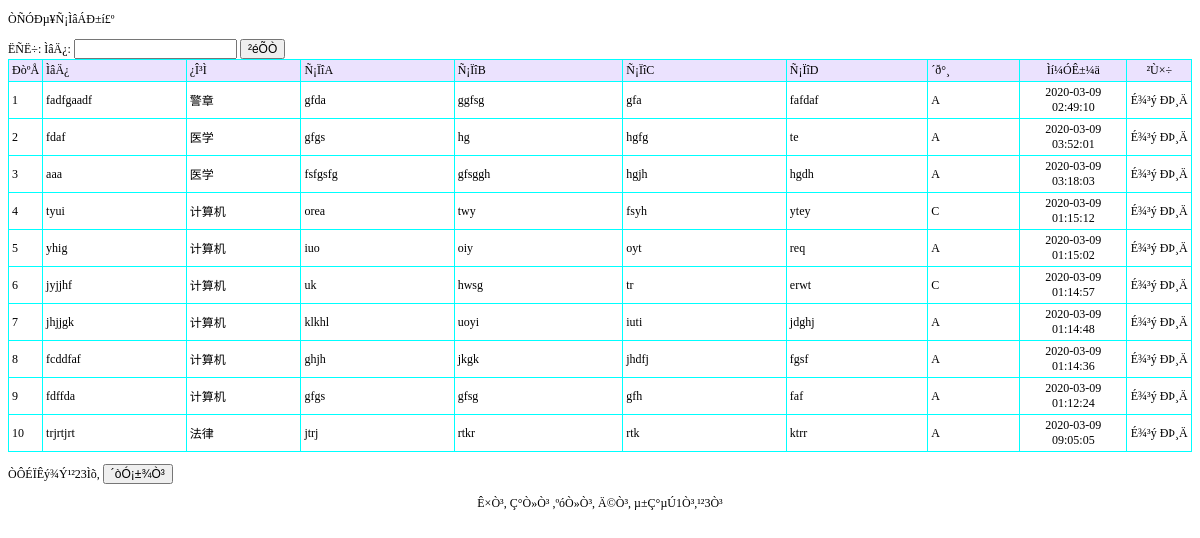
Page /danxuanti_list.php on the committed database.
### tables this page shows
CREATE TABLE `danxuanti` (
  `id` int(11) NOT NULL AUTO_INCREMENT,
  `kemu` varchar(50) DEFAULT NULL,
  `timu` varchar(50) DEFAULT NULL,
  `xuanxiangA` varchar(50) DEFAULT NULL,
  `xuanxiangB` varchar(50) DEFAULT NULL,
  `xuanxiangC` varchar(50) DEFAULT NULL,
  `xuanxiangD` varchar(50) DEFAULT NULL,
  `daan` varchar(50) DEFAULT NULL,
  `addtime` timestamp NOT NULL DEFAULT CURRENT_TIMESTAMP,
  PRIMARY KEY (`id`)
);

### danxuanti_list.php (the view, shortened to what this page needs)
<!DOCTYPE html PUBLIC "-//W3C//DTD XHTML 1.0 Transitional//EN" "http://www.w3.org/TR/xhtml1/DTD/xhtml1-transitional.dtd">
<html xmlns="http://www.w3.org/1999/xhtml">
<head>
<title>µ¥Ñ¡Ìâ</title><link rel="stylesheet" href="css.css" type="text/css">
</head>
<body>
<p>ÒÑÓÐµ¥Ñ¡ÌâÁÐ±í£º</p>
<form id="form1" name="form1" method="post" action="">
  ËÑË÷:
  ÌâÄ¿:
  <input name="mc" type="text" id="mc" />
  <input type="submit" name="Submit" value="²éÕÒ" />
</form>
<table width="100%" border="1" align="center" cellpadding="3" cellspacing="1" bordercolor="#00FFFF" style="border-collapse:collapse">
  <tr>
    <td width="25" bgcolor="#EBE2FE">ÐòºÅ</td>
    <td width="175" bgcolor='#EBE2FE'>ÌâÄ¿</td>
    <td width="146" bgcolor='#EBE2FE'>¿Î³Ì</td>
    <td width="194" bgcolor='#EBE2FE'>Ñ¡ÏîA</td><td width="216" bgcolor='#EBE2FE'>Ñ¡ÏîB</td><td width="211" bgcolor='#EBE2FE'>Ñ¡ÏîC</td><td width="179" bgcolor='#EBE2FE'>Ñ¡ÏîD</td><td width="113" bgcolor='#EBE2FE'>´ð°¸</td>
    <td width="120" align="center" bgcolor="#EBE2FE">Ìí¼ÓÊ±¼ä</td>
    <td width="70" align="center" bgcolor="#EBE2FE">²Ù×÷</td>
  </tr>
  <?php
    $sql="select * from danxuanti where 1=1";
  $sql=$sql." order by id desc";
$query=mysql_query($sql);
  $rowscount=mysql_num_rows($query);
  if($rowscount==0)
  {}
  else
  {
  $pagelarge=10;
  $pagecurrent=$_GET["pagecurrent"];
  if($rowscount%$pagelarge==0)
  {
		$pagecount=$rowscount/$pagelarge;
  }
  else
  {
   		$pagecount=intval($rowscount/$pagelarge)+1;
  }
  if($pagecurrent=="" || $pagecurrent<=0)
{
	$pagecurrent=1;
}
		$ddddd=$pagecurrent*$pagelarge;
	for($i=$pagecurrent*$pagelarge-$pagelarge;$i<$ddddd;$i++)
{
  ?>
  <tr>
    <td width="25"><?php
	echo $i+1;
?></td>
    <td><?php echo mysql_result($query,$i,timu);?></td>
    <td><?php echo mysql_result($query,$i,kemu);?></td>
    <td><?php echo mysql_result($query,$i,xuanxiangA);?></td><td><?php echo mysql_result($query,$i,xuanxiangB);?></td><td><?php echo mysql_result($query,$i,xuanxiangC);?></td><td><?php echo mysql_result($query,$i,xuanxiangD);?></td><td><?php echo mysql_result($query,$i,daan);?></td>
    <td width="120" align="center"><?php
echo mysql_result($query,$i,"addtime");
?></td>
    <td width="70" align="center"><a href="del.php?id=<?php
		echo mysql_result($query,$i,"id");
	?>&tablename=danxuanti" onclick="return confirm('ÕæµÄÒªÉ¾³ý£¿')">É¾³ý</a> <a href="danxuanti_updt.php?id=<?php
		echo mysql_result($query,$i,"id");
	?>">ÐÞ¸Ä</a></td>
  </tr>
  	<?php
	}
}
?>
</table>
<p>ÒÔÉÏÊý¾Ý¹²<?php
		echo $rowscount;
	?>Ìõ,
  <input type="button" name="Submit2" onclick="javascript:window.print();" value="´òÓ¡±¾Ò³" />
</p>
<p align="center"><a href="danxuanti_list.php?pagecurrent=1">Ê×Ò³</a>, <a href="danxuanti_list.php?pagecurrent=<?php echo $pagecurrent-1;?>">Ç°Ò»Ò³</a> ,<a href="danxuanti_list.php?pagecurrent=<?php echo $pagecurrent+1;?>">ºóÒ»Ò³</a>, <a href="danxuanti_list.php?pagecurrent=<?php echo $pagecount;?>">Ä©Ò³</a>, µ±Ç°µÚ<?php echo $pagecurrent;?>Ò³,¹²<?php echo $pagecount;?>Ò³ </p>
<p>&nbsp; </p>
</body>
</html>

### css.css (style rules this page uses)
BODY { FONT-SIZE: 12px }
P { FONT-SIZE: 12px }
TD { FONT-SIZE: 12px }
INPUT { FONT-SIZE: 12px }
A:link { FONT-SIZE: 12px; COLOR: #000000; TEXT-DECORATION: none }

### rows in the picture
danxuanti: timu "fadfgaadf", kemu "警章", xuanxiangA "gfda", xuanxiangB "ggfsg", xuanxiangC "gfa", xuanxiangD "fafdaf", daan "A", addtime "2020-03-09 02:49:10"
danxuanti: timu "fdaf", kemu "医学", xuanxiangA "gfgs", xuanxiangB "hg", xuanxiangC "hgfg", xuanxiangD "te", daan "A", addtime "2020-03-09 03:52:01"
danxuanti: timu "aaa", kemu "医学", xuanxiangA "fsfgsfg", xuanxiangB "gfsggh", xuanxiangC "hgjh", xuanxiangD "hgdh", daan "A", addtime "2020-03-09 03:18:03"
danxuanti: timu "tyui", kemu "计算机", xuanxiangA "orea", xuanxiangB "twy", xuanxiangC "fsyh", xuanxiangD "ytey", daan "C", addtime "2020-03-09 01:15:12"
danxuanti: timu "yhig", kemu "计算机", xuanxiangA "iuo", xuanxiangB "oiy", xuanxiangC "oyt", xuanxiangD "req", daan "A", addtime "2020-03-09 01:15:02"
danxuanti: timu "jyjjhf", kemu "计算机", xuanxiangA "uk", xuanxiangB "hwsg", xuanxiangC "tr", xuanxiangD "erwt", daan "C", addtime "2020-03-09 01:14:57"
danxuanti: timu "jhjjgk", kemu "计算机", xuanxiangA "klkhl", xuanxiangB "uoyi", xuanxiangC "iuti", xuanxiangD "jdghj", daan "A", addtime "2020-03-09 01:14:48"
danxuanti: timu "fcddfaf", kemu "计算机", xuanxiangA "ghjh", xuanxiangB "jkgk", xuanxiangC "jhdfj", xuanxiangD "fgsf", daan "A", addtime "2020-03-09 01:14:36"
danxuanti: timu "fdffda", kemu "计算机", xuanxiangA "gfgs", xuanxiangB "gfsg", xuanxiangC "gfh", xuanxiangD "faf", daan "A", addtime "2020-03-09 01:12:24"
danxuanti: timu "trjrtjrt", kemu "法律", xuanxiangA "jtrj", xuanxiangB "rtkr", xuanxiangC "rtk", xuanxiangD "ktrr", daan "A", addtime "2020-03-09 09:05:05"

### other values in the picture
$rowscount "23"
$pagecurrent "1"
$pagecount "3"
